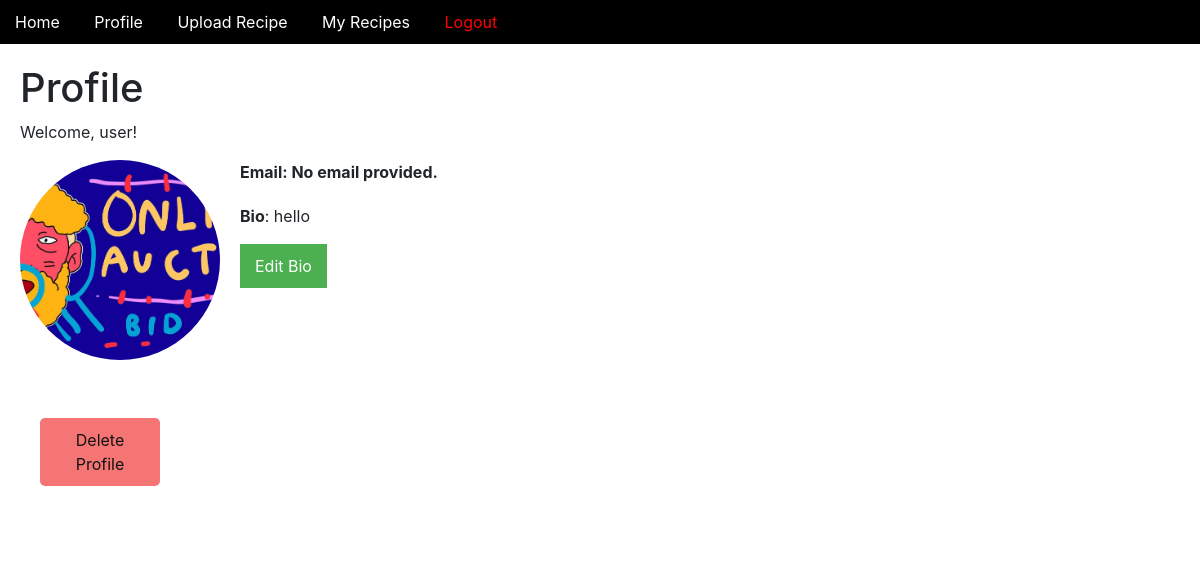
Before: /profile/ (signed in) with the older database file.
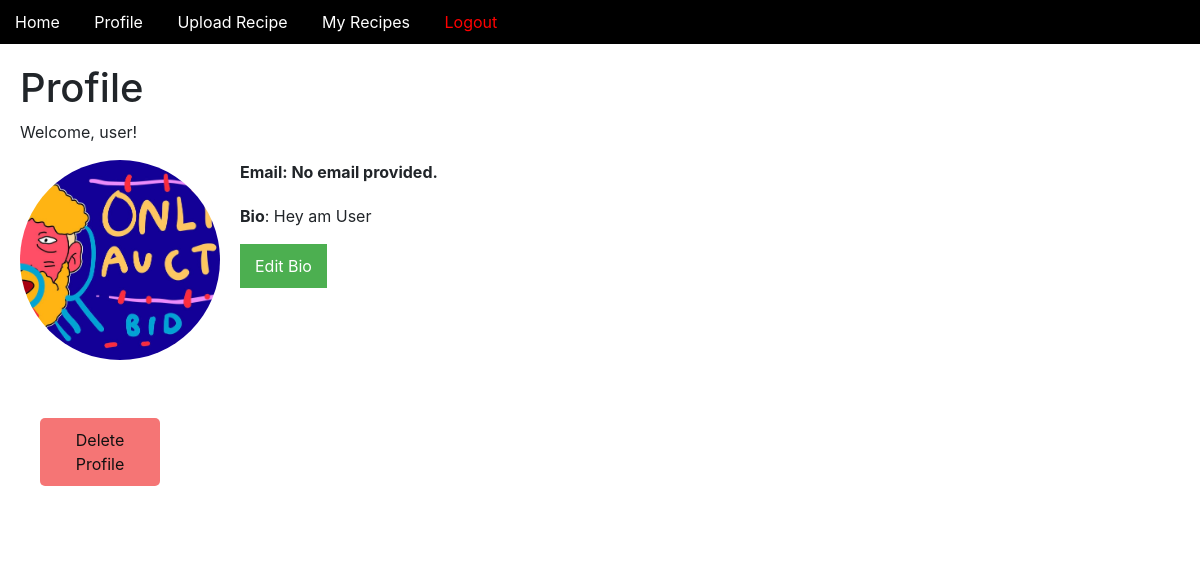
After: the same page with the newer database file.
### recipes/models.py (models this page shows, shortened)
class Profile(models.Model):
    user = models.OneToOneField(User, on_delete=models.CASCADE)
    bio = models.TextField(blank=True, null=True)
    photo = models.ImageField(upload_to='profile_photos/', blank=True, null=True)
    email = models.EmailField(blank=True, null=True)

### recipes/views.py (the view)
# urls.py: path('profile/', views.profile, name='profile'),
@login_required
@login_required
def profile(request):
    profile = Profile.objects.get(user=request.user)
    if request.method == "POST":
        new_bio = request.POST.get('bio')
        if new_bio:  # If a new bio is provided, update it
            profile.bio = new_bio
            profile.save()
        return redirect('profile')  # Refresh the page after saving
    return render(request, 'profile.html', {
        'profile': profile
    })

### recipes/templates/profile.html (shortened to what this page needs)
{% extends 'base.html' %}
{% block content %}
<h1>Profile</h1>
<p>Welcome, {{ user.username }}!</p>
<div id="profile-photo-container">
    {% if profile.photo %}
    <div class="profile-photo-wrapper">
        <img src="{{ profile.photo.url }}" alt="Profile Photo" class="profile-photo">
    </div>
    {% else %}
    <p>No profile photo available.</p>
    {% endif %}
</div>
<p><strong>Email: {{ profile.email|default:"No email provided." }}</strong></p>
<p id="bio-display"><strong>Bio</strong>: {{ profile.bio|default:"No bio available yet." }}</p>
<button id="edit-bio-btn">Edit Bio</button>
<form id="delete-profile-form" action="{% url 'delete_profile' %}" method="post">
    <button type="button" id="delete-profile-btn">Delete Profile</button>
</form>
{% endblock %}

Changed rows visible on the page:
changed Profile "No email provided.": bio "hello" → "Hey am User"
